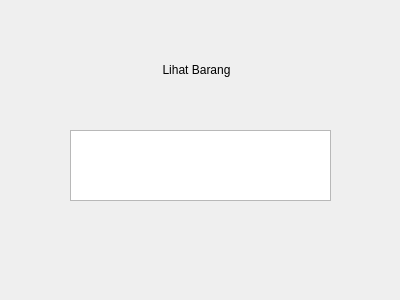
<?xml version="1.0" encoding="UTF-8"?>
<ui version="4.0">
 <class>Dialog</class>
 <widget class="QDialog" name="Dialog">
  <property name="geometry">
   <rect>
    <x>0</x>
    <y>0</y>
    <width>400</width>
    <height>300</height>
   </rect>
  </property>
  <property name="windowTitle">
   <string>Dialog</string>
  </property>
  <widget class="QTableView" name="tableView">
   <property name="geometry">
    <rect>
     <x>70</x>
     <y>130</y>
     <width>261</width>
     <height>71</height>
    </rect>
   </property>
  </widget>
  <widget class="QLabel" name="label">
   <property name="geometry">
    <rect>
     <x>66</x>
     <y>60</y>
     <width>261</width>
     <height>20</height>
    </rect>
   </property>
   <property name="text">
    <string>Lihat Barang</string>
   </property>
   <property name="alignment">
    <set>Qt::AlignCenter</set>
   </property>
  </widget>
 </widget>
 <resources/>
 <connections/>
</ui>
